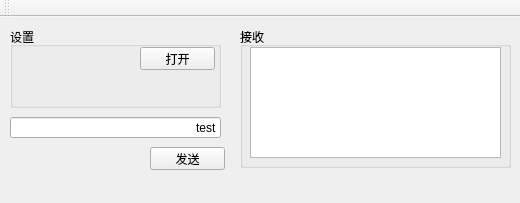
<?xml version="1.0" encoding="UTF-8"?>
<ui version="4.0">
 <class>MainWindow</class>
 <widget class="QMainWindow" name="MainWindow">
  <property name="geometry">
   <rect>
    <x>0</x>
    <y>0</y>
    <width>520</width>
    <height>203</height>
   </rect>
  </property>
  <property name="maximumSize">
   <size>
    <width>520</width>
    <height>220</height>
   </size>
  </property>
  <property name="windowTitle">
   <string>MainWindow</string>
  </property>
  <widget class="QWidget" name="centralWidget">
   <widget class="QGroupBox" name="groupBox">
    <property name="geometry">
     <rect>
      <x>240</x>
      <y>10</y>
      <width>271</width>
      <height>141</height>
     </rect>
    </property>
    <property name="title">
     <string>接收</string>
    </property>
    <widget class="QTextEdit" name="te_recv">
     <property name="geometry">
      <rect>
       <x>10</x>
       <y>20</y>
       <width>251</width>
       <height>111</height>
      </rect>
     </property>
    </widget>
   </widget>
   <widget class="QGroupBox" name="groupBox_2">
    <property name="geometry">
     <rect>
      <x>10</x>
      <y>10</y>
      <width>211</width>
      <height>81</height>
     </rect>
    </property>
    <property name="title">
     <string>设置</string>
    </property>
    <widget class="QPushButton" name="pb_open">
     <property name="geometry">
      <rect>
       <x>130</x>
       <y>20</y>
       <width>75</width>
       <height>23</height>
      </rect>
     </property>
     <property name="text">
      <string>打开</string>
     </property>
    </widget>
    <widget class="QWidget" name="horizontalLayoutWidget">
     <property name="geometry">
      <rect>
       <x>10</x>
       <y>20</y>
       <width>101</width>
       <height>22</height>
      </rect>
     </property>
     <layout class="QHBoxLayout" name="horizontalLayout">
      <item>
       <widget class="QLabel" name="label">
        <property name="text">
         <string>VID</string>
        </property>
       </widget>
      </item>
      <item>
       <widget class="QLineEdit" name="le_vid">
        <property name="text">
         <string>2020</string>
        </property>
        <property name="alignment">
         <set>Qt::AlignRight|Qt::AlignTrailing|Qt::AlignVCenter</set>
        </property>
       </widget>
      </item>
     </layout>
    </widget>
    <widget class="QWidget" name="horizontalLayoutWidget_2">
     <property name="geometry">
      <rect>
       <x>10</x>
       <y>50</y>
       <width>101</width>
       <height>22</height>
      </rect>
     </property>
     <layout class="QHBoxLayout" name="horizontalLayout_2">
      <item>
       <widget class="QLabel" name="label_2">
        <property name="text">
         <string>PID</string>
        </property>
       </widget>
      </item>
      <item>
       <widget class="QLineEdit" name="le_pid">
        <property name="text">
         <string>2020</string>
        </property>
        <property name="alignment">
         <set>Qt::AlignRight|Qt::AlignTrailing|Qt::AlignVCenter</set>
        </property>
       </widget>
      </item>
     </layout>
    </widget>
   </widget>
   <widget class="QPushButton" name="pb_send">
    <property name="geometry">
     <rect>
      <x>150</x>
      <y>130</y>
      <width>75</width>
      <height>23</height>
     </rect>
    </property>
    <property name="text">
     <string>发送</string>
    </property>
   </widget>
   <widget class="QLineEdit" name="le_send">
    <property name="geometry">
     <rect>
      <x>10</x>
      <y>100</y>
      <width>211</width>
      <height>21</height>
     </rect>
    </property>
    <property name="text">
     <string>test</string>
    </property>
    <property name="alignment">
     <set>Qt::AlignRight|Qt::AlignTrailing|Qt::AlignVCenter</set>
    </property>
   </widget>
  </widget>
  <widget class="QMenuBar" name="menuBar">
   <property name="geometry">
    <rect>
     <x>0</x>
     <y>0</y>
     <width>520</width>
     <height>23</height>
    </rect>
   </property>
  </widget>
  <widget class="QToolBar" name="mainToolBar">
   <attribute name="toolBarArea">
    <enum>TopToolBarArea</enum>
   </attribute>
   <attribute name="toolBarBreak">
    <bool>false</bool>
   </attribute>
  </widget>
 </widget>
 <layoutdefault spacing="6" margin="11"/>
 <resources/>
 <connections/>
</ui>
